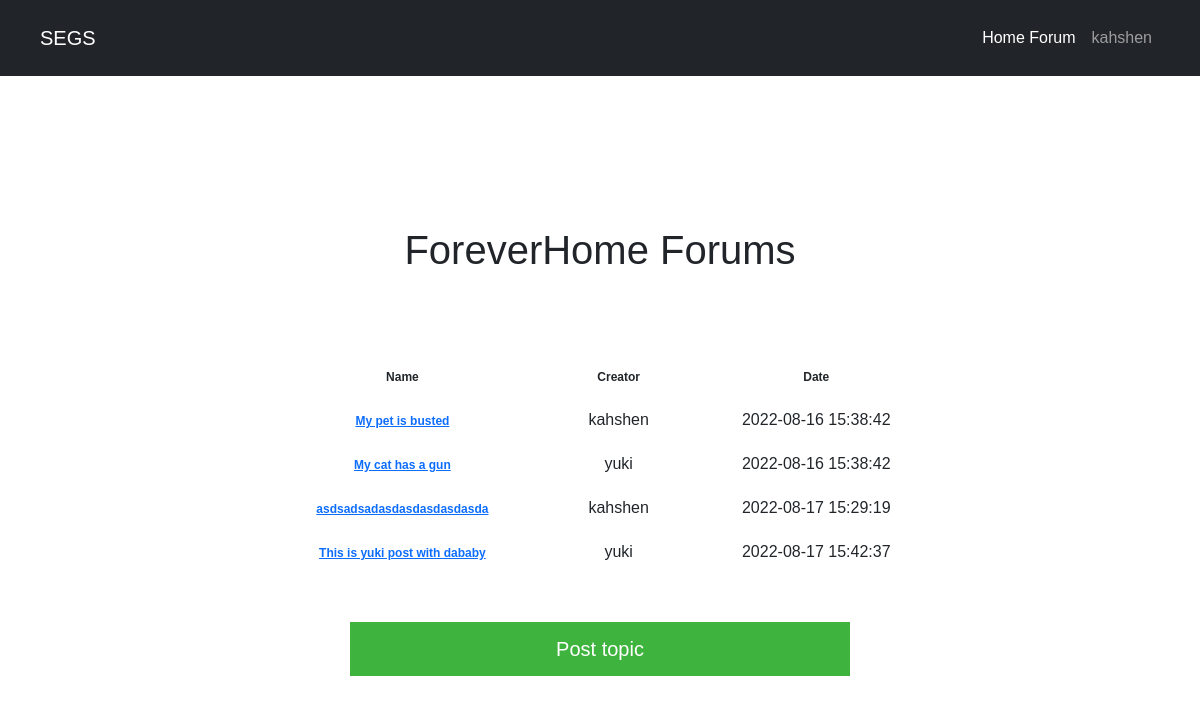
Page /member/indexforum.php (signed in) on the committed database.
### tables this page shows
CREATE TABLE IF NOT EXISTS `forum_post` (
  `topic_id` int(11) NOT NULL AUTO_INCREMENT,
  `title` text NOT NULL,
  `description` text NOT NULL,
  `user_ID` int(11) NOT NULL,
  `time` datetime NOT NULL DEFAULT CURRENT_TIMESTAMP,
  `image` varchar(50) NOT NULL,
  PRIMARY KEY (`topic_id`),
  KEY `Foreign Key9` (`user_ID`)
);

CREATE TABLE IF NOT EXISTS `users` (
  `ID` int(11) NOT NULL AUTO_INCREMENT,
  `username` varchar(32) NOT NULL,
  `password` varchar(50) NOT NULL,
  `role` varchar(10) NOT NULL,
  `IC` text NOT NULL,
  `email` varchar(50) NOT NULL,
  `first_name` varchar(32) NOT NULL,
  `last_name` varchar(100) NOT NULL,
  `phone` varchar(14) NOT NULL,
  `income` int(11) NOT NULL,
  `address` text NOT NULL,
  PRIMARY KEY (`ID`)
);

### member/indexforum.php (the view, shortened to what this page needs)
<?php
include('../conn.php');
include('header.php');
include('navbar.php');
?>
<html>
<head>
    <link rel = "stylesheet" href = "../style.css">
</head>
<div class = "center">
    <h1>ForeverHome Forums</h1> <br><br><br>
    <table>
        <tr>
            <td>
                <b>Name</b>
            </td>
            <td>
                <b>Creator</b>
            </td>
            <td>
                <b>Date</b>
            </td>
        </tr>
<?php
    $check = mysqli_query($con,"SELECT * FROM forum_post INNER JOIN users ON forum_post.user_ID = users.ID");
    if(mysqli_num_rows($check) != 0){
        while($row = mysqli_fetch_assoc($check)){
            $id = $row['topic_id'];
            echo "<tr>";
            echo "<td><b><a href='topic.php?id=$id'>".$row['title']."</a></b></td>";
            echo "<td>".$row['username']."</td>";
            echo "<td>".$row['time']."</td>";
            echo "</tr>";
        }
    }else{
        echo "No topics found";
    }
    echo "</table>";
    ?>
    <br>
    <br>
    <a href="post.php"><button>Post topic</button></a>
</div>
</html>
 <?php include('footer.php')   ?>

### style.css (style rules this page uses)
* { font-family: Arial; }
.center { margin: 0 auto; text-align: center; padding: 150px; max-width: 1000px; border-radius: 5px; }
b { font-size: 12px; }
button { color: white; background-color: #3eb33e; magin: 4px 2px; font-size: 20px; text-align: center; padding: 12px; width: 500px; text-decoration: none; cursor: pointer; border: none; }
table { width: 100%; padding: 8px; border-collapse: collapse; }
td { padding: 10px; text-align: center; }

### rows in the picture
forum_post: title "My pet is busted", user_ID.username "kahshen", time "2022-08-16 15:38:42"
forum_post: title "My cat has a gun", user_ID.username "yuki", time "2022-08-16 15:38:42"
forum_post: title "asdsadsadasdasdasdasdasda", user_ID.username "kahshen", time "2022-08-17 15:29:19"
forum_post: title "This is yuki post with dababy", user_ID.username "yuki", time "2022-08-17 15:42:37"

### other values in the picture
$_SESSION['username'] "kahshen"
